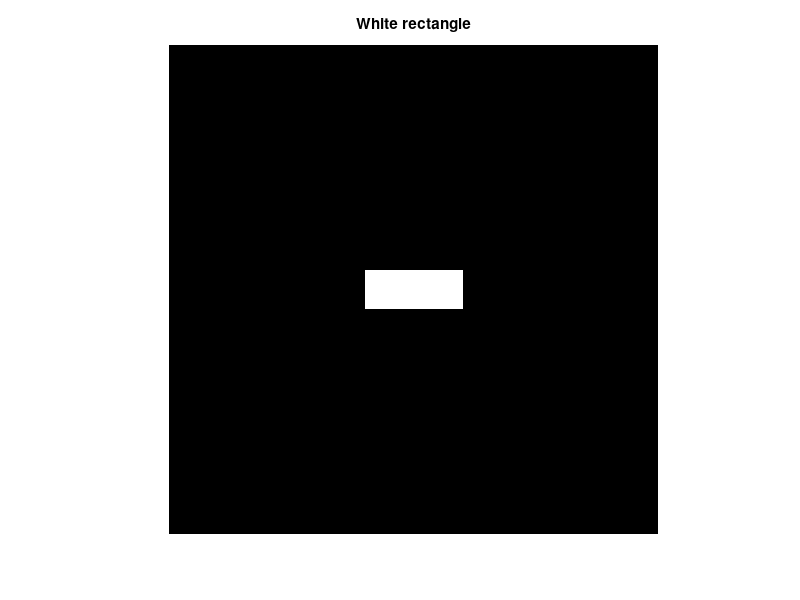

Write MATLAB code to recreate this figure. (Note: this script raises an error after producing the figure.)
clc;
clear all; 
close all;

imgSizeX = 1001;
imgSizeY = 1001;
imgCX = round(imgSizeX/2);
imgCY = round(imgSizeY/2);

rectSizeX = 201;
rectSizeY = 81;
rectHSX = floor(rectSizeX/2);
rectHSY = floor(rectSizeY/2);

img = zeros(imgSizeY, imgSizeX);
img(imgCY-rectHSY:imgCY+rectHSY, imgCX-rectHSX:imgCX+rectHSX) = ones(rectSizeY, rectSizeX);
figure(1); imshow(img, []); title('White rectangle'); pause;
imwrite(img, 'results/lab02_opt02_task02_01.png');

B = abs(fftshift(fft2(img))); 
figure(1); imshow(B, []); title('Centered spectrum of a rectangle'); pause;
imwrite(B, 'results/lab02_opt02_task02_02.png');

BL = log(1+2*B);
figure(1); imshow(BL, []); title('Spectrum of a rectangle after logarithmic transformation'); pause;
imwrite(BL, 'results/lab02_opt02_task02_03.png');

img2 = zeros(imgSizeY, imgSizeX);
img2(1:rectSizeY, 1:rectSizeX) = ones(rectSizeY, rectSizeX);
figure(2); imshow(img2); title('White rectangle (2)'); pause;
imwrite(img2, 'results/lab02_opt02_task02_04.png');

B2 = abs(fftshift(fft2(img2))); 
figure(2); imshow(B2, []); title('Centered spectrum of a rectangle (2)'); pause;
imwrite(B2, 'results/lab02_opt02_task02_05.png');

BL2 = log(1+0.1*B2);
figure(2); imshow(BL2, []); title('Spectrum of a rectangle after logarithmic transformation(2)'); pause;
imwrite(BL2, 'results/lab02_opt02_task02_06.png');

drawSpectrumCenterLines(B, imgCY, imgCX, imgSizeY, imgSizeX, ...
    'Spectrum value before logarithmic transformation with a cross-section in the middle', ...
    'results/lab02_opt02_task02_07.png')

drawSpectrumCenterLines(BL, imgCY, imgCX, imgSizeY, imgSizeX, ...
    'Spectrum value after logarithmic transformation over the cross-section in the middle', ...
    'results/lab02_opt02_task02_08.png')

drawSpectrumCenterLines(B2, imgCY, imgCX, imgSizeY, imgSizeX, ...
    'Spectrum value before logarithmic transformation with a cross-section in the middle (2)', ...
    'results/lab02_opt02_task02_09.png')

drawSpectrumCenterLines(BL2, imgCY, imgCX, imgSizeY, imgSizeX, ...
    'Spectrum value after logarithmic transformation over the cross-section in the middle (2)', ...
    'results/lab02_opt02_task02_10.png')


function drawSpectrumCenterLines(B, y, x, ySize, xSize, figTitle, path)
    title(figTitle);
    figure;
    plot(normalize(B(y, 1:xSize),'range'));
    hold on;
    grid on;
    plot(normalize(B(1:ySize, x),'range'));
    hold off;
    saveas(gcf, path)
end